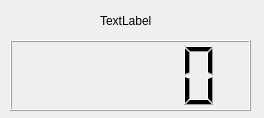
<?xml version="1.0" encoding="UTF-8"?>
<ui version="4.0">
 <class>Form</class>
 <widget class="QWidget" name="Form">
  <property name="geometry">
   <rect>
    <x>0</x>
    <y>0</y>
    <width>264</width>
    <height>118</height>
   </rect>
  </property>
  <property name="windowTitle">
   <string>Form</string>
  </property>
  <widget class="QLCDNumber" name="lcdNumber">
   <property name="geometry">
    <rect>
     <x>10</x>
     <y>40</y>
     <width>241</width>
     <height>71</height>
    </rect>
   </property>
  </widget>
  <widget class="QLabel" name="label">
   <property name="geometry">
    <rect>
     <x>100</x>
     <y>10</y>
     <width>61</width>
     <height>21</height>
    </rect>
   </property>
   <property name="text">
    <string>TextLabel</string>
   </property>
  </widget>
 </widget>
 <resources/>
 <connections/>
</ui>
